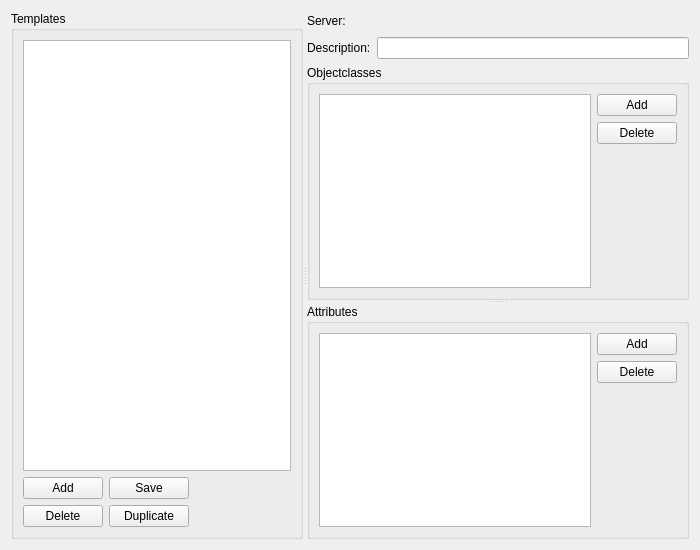
<?xml version="1.0" encoding="UTF-8"?>
<ui version="4.0">
 <class>TemplateWidget</class>
 <widget class="QWidget" name="TemplateWidget">
  <property name="geometry">
   <rect>
    <x>0</x>
    <y>0</y>
    <width>700</width>
    <height>550</height>
   </rect>
  </property>
  <property name="windowTitle">
   <string>Form</string>
  </property>
  <layout class="QGridLayout" name="gridLayout_3">
   <item row="0" column="0">
    <widget class="QSplitter" name="splitter_2">
     <property name="orientation">
      <enum>Qt::Horizontal</enum>
     </property>
     <property name="childrenCollapsible">
      <bool>false</bool>
     </property>
     <widget class="QWidget" name="layoutWidget">
      <layout class="QGridLayout" name="gridLayout">
       <item row="0" column="0">
        <widget class="QGroupBox" name="groupBoxTemplates">
         <property name="title">
          <string>Templates</string>
         </property>
         <layout class="QGridLayout" name="gridLayout_6">
          <item row="1" column="1">
           <widget class="QPushButton" name="pushButtonTemplatesSave">
            <property name="sizePolicy">
             <sizepolicy hsizetype="Fixed" vsizetype="Fixed">
              <horstretch>0</horstretch>
              <verstretch>0</verstretch>
             </sizepolicy>
            </property>
            <property name="text">
             <string>Save</string>
            </property>
           </widget>
          </item>
          <item row="1" column="0">
           <widget class="QPushButton" name="pushButtonTemplatesAdd">
            <property name="sizePolicy">
             <sizepolicy hsizetype="Fixed" vsizetype="Fixed">
              <horstretch>0</horstretch>
              <verstretch>0</verstretch>
             </sizepolicy>
            </property>
            <property name="text">
             <string>Add</string>
            </property>
           </widget>
          </item>
          <item row="0" column="0" colspan="3">
           <widget class="QListView" name="listViewTemplates">
            <property name="sizePolicy">
             <sizepolicy hsizetype="Expanding" vsizetype="Expanding">
              <horstretch>0</horstretch>
              <verstretch>0</verstretch>
             </sizepolicy>
            </property>
           </widget>
          </item>
          <item row="1" column="2" rowspan="2">
           <spacer name="horizontalSpacer">
            <property name="orientation">
             <enum>Qt::Horizontal</enum>
            </property>
            <property name="sizeHint" stdset="0">
             <size>
              <width>40</width>
              <height>20</height>
             </size>
            </property>
           </spacer>
          </item>
          <item row="2" column="0">
           <widget class="QPushButton" name="pushButtonTemplatesDelete">
            <property name="sizePolicy">
             <sizepolicy hsizetype="Fixed" vsizetype="Fixed">
              <horstretch>0</horstretch>
              <verstretch>0</verstretch>
             </sizepolicy>
            </property>
            <property name="text">
             <string>Delete</string>
            </property>
           </widget>
          </item>
          <item row="2" column="1">
           <widget class="QPushButton" name="pushButtonTemplatesDuplicate">
            <property name="sizePolicy">
             <sizepolicy hsizetype="Fixed" vsizetype="Fixed">
              <horstretch>0</horstretch>
              <verstretch>0</verstretch>
             </sizepolicy>
            </property>
            <property name="text">
             <string>Duplicate</string>
            </property>
           </widget>
          </item>
         </layout>
        </widget>
       </item>
      </layout>
     </widget>
     <widget class="QWidget" name="layoutWidget">
      <layout class="QGridLayout" name="gridLayout_2">
       <item row="0" column="0">
        <widget class="QLabel" name="labelServer">
         <property name="minimumSize">
          <size>
           <width>0</width>
           <height>20</height>
          </size>
         </property>
         <property name="text">
          <string>Server:</string>
         </property>
        </widget>
       </item>
       <item row="1" column="0">
        <widget class="QLabel" name="labelDescription">
         <property name="text">
          <string>Description:</string>
         </property>
        </widget>
       </item>
       <item row="1" column="1">
        <widget class="QLineEdit" name="lineEditDescription"/>
       </item>
       <item row="2" column="0" colspan="2">
        <widget class="QSplitter" name="splitter">
         <property name="orientation">
          <enum>Qt::Vertical</enum>
         </property>
         <property name="childrenCollapsible">
          <bool>false</bool>
         </property>
         <widget class="QGroupBox" name="groupBoxObjectclasses">
          <property name="title">
           <string>Objectclasses</string>
          </property>
          <layout class="QGridLayout" name="gridLayout_5">
           <item row="0" column="1">
            <widget class="QPushButton" name="pushButtonObjectclassesAdd">
             <property name="sizePolicy">
              <sizepolicy hsizetype="Fixed" vsizetype="Fixed">
               <horstretch>0</horstretch>
               <verstretch>0</verstretch>
              </sizepolicy>
             </property>
             <property name="text">
              <string>Add</string>
             </property>
            </widget>
           </item>
           <item row="0" column="0" rowspan="3">
            <widget class="QListView" name="listViewObjectclasses">
             <property name="selectionMode">
              <enum>QAbstractItemView::ExtendedSelection</enum>
             </property>
            </widget>
           </item>
           <item row="1" column="1">
            <widget class="QPushButton" name="pushButtonObjectclassesDelete">
             <property name="sizePolicy">
              <sizepolicy hsizetype="Fixed" vsizetype="Fixed">
               <horstretch>0</horstretch>
               <verstretch>0</verstretch>
              </sizepolicy>
             </property>
             <property name="text">
              <string>Delete</string>
             </property>
            </widget>
           </item>
          </layout>
         </widget>
         <widget class="QGroupBox" name="groupBoxAttributes">
          <property name="title">
           <string>Attributes</string>
          </property>
          <layout class="QGridLayout" name="gridLayout_4">
           <item row="0" column="0" rowspan="3" colspan="2">
            <widget class="QTableView" name="tableViewAttributes">
             <property name="selectionBehavior">
              <enum>QAbstractItemView::SelectRows</enum>
             </property>
             <property name="showGrid">
              <bool>false</bool>
             </property>
             <attribute name="verticalHeaderVisible">
              <bool>false</bool>
             </attribute>
            </widget>
           </item>
           <item row="0" column="2">
            <widget class="QPushButton" name="pushButtonAttributesAdd">
             <property name="sizePolicy">
              <sizepolicy hsizetype="Fixed" vsizetype="Fixed">
               <horstretch>0</horstretch>
               <verstretch>0</verstretch>
              </sizepolicy>
             </property>
             <property name="text">
              <string>Add</string>
             </property>
            </widget>
           </item>
           <item row="1" column="2">
            <widget class="QPushButton" name="pushButtonAttributesDelete">
             <property name="sizePolicy">
              <sizepolicy hsizetype="Fixed" vsizetype="Fixed">
               <horstretch>0</horstretch>
               <verstretch>0</verstretch>
              </sizepolicy>
             </property>
             <property name="text">
              <string>Delete</string>
             </property>
            </widget>
           </item>
          </layout>
         </widget>
        </widget>
       </item>
       <item row="0" column="1">
        <widget class="QLabel" name="labelServerName">
         <property name="sizePolicy">
          <sizepolicy hsizetype="Preferred" vsizetype="Preferred">
           <horstretch>0</horstretch>
           <verstretch>0</verstretch>
          </sizepolicy>
         </property>
         <property name="minimumSize">
          <size>
           <width>0</width>
           <height>20</height>
          </size>
         </property>
         <property name="text">
          <string/>
         </property>
        </widget>
       </item>
      </layout>
     </widget>
    </widget>
   </item>
  </layout>
 </widget>
 <tabstops>
  <tabstop>listViewTemplates</tabstop>
  <tabstop>pushButtonTemplatesAdd</tabstop>
  <tabstop>pushButtonTemplatesSave</tabstop>
  <tabstop>pushButtonTemplatesDelete</tabstop>
  <tabstop>pushButtonTemplatesDuplicate</tabstop>
  <tabstop>lineEditDescription</tabstop>
  <tabstop>listViewObjectclasses</tabstop>
  <tabstop>pushButtonObjectclassesAdd</tabstop>
  <tabstop>pushButtonObjectclassesDelete</tabstop>
  <tabstop>tableViewAttributes</tabstop>
  <tabstop>pushButtonAttributesAdd</tabstop>
  <tabstop>pushButtonAttributesDelete</tabstop>
 </tabstops>
 <resources/>
 <connections>
  <connection>
   <sender>pushButtonAttributesAdd</sender>
   <signal>clicked()</signal>
   <receiver>TemplateWidget</receiver>
   <slot>addAttribute()</slot>
   <hints>
    <hint type="sourcelabel">
     <x>679</x>
     <y>349</y>
    </hint>
    <hint type="destinationlabel">
     <x>393</x>
     <y>259</y>
    </hint>
   </hints>
  </connection>
  <connection>
   <sender>pushButtonObjectclassesAdd</sender>
   <signal>clicked()</signal>
   <receiver>TemplateWidget</receiver>
   <slot>addObjectclass()</slot>
   <hints>
    <hint type="sourcelabel">
     <x>679</x>
     <y>107</y>
    </hint>
    <hint type="destinationlabel">
     <x>393</x>
     <y>259</y>
    </hint>
   </hints>
  </connection>
  <connection>
   <sender>pushButtonTemplatesAdd</sender>
   <signal>clicked()</signal>
   <receiver>TemplateWidget</receiver>
   <slot>addTemplate()</slot>
   <hints>
    <hint type="sourcelabel">
     <x>57</x>
     <y>489</y>
    </hint>
    <hint type="destinationlabel">
     <x>393</x>
     <y>259</y>
    </hint>
   </hints>
  </connection>
  <connection>
   <sender>pushButtonAttributesDelete</sender>
   <signal>clicked()</signal>
   <receiver>TemplateWidget</receiver>
   <slot>deleteAttributes()</slot>
   <hints>
    <hint type="sourcelabel">
     <x>679</x>
     <y>378</y>
    </hint>
    <hint type="destinationlabel">
     <x>393</x>
     <y>259</y>
    </hint>
   </hints>
  </connection>
  <connection>
   <sender>pushButtonObjectclassesDelete</sender>
   <signal>clicked()</signal>
   <receiver>TemplateWidget</receiver>
   <slot>deleteObjectclass()</slot>
   <hints>
    <hint type="sourcelabel">
     <x>679</x>
     <y>136</y>
    </hint>
    <hint type="destinationlabel">
     <x>393</x>
     <y>259</y>
    </hint>
   </hints>
  </connection>
  <connection>
   <sender>pushButtonTemplatesDelete</sender>
   <signal>clicked()</signal>
   <receiver>TemplateWidget</receiver>
   <slot>deleteTemplate()</slot>
   <hints>
    <hint type="sourcelabel">
     <x>57</x>
     <y>518</y>
    </hint>
    <hint type="destinationlabel">
     <x>393</x>
     <y>259</y>
    </hint>
   </hints>
  </connection>
  <connection>
   <sender>pushButtonTemplatesDuplicate</sender>
   <signal>clicked()</signal>
   <receiver>TemplateWidget</receiver>
   <slot>duplicateTemplate()</slot>
   <hints>
    <hint type="sourcelabel">
     <x>138</x>
     <y>518</y>
    </hint>
    <hint type="destinationlabel">
     <x>393</x>
     <y>259</y>
    </hint>
   </hints>
  </connection>
  <connection>
   <sender>pushButtonTemplatesSave</sender>
   <signal>clicked()</signal>
   <receiver>TemplateWidget</receiver>
   <slot>saveTemplate()</slot>
   <hints>
    <hint type="sourcelabel">
     <x>138</x>
     <y>489</y>
    </hint>
    <hint type="destinationlabel">
     <x>393</x>
     <y>259</y>
    </hint>
   </hints>
  </connection>
 </connections>
 <slots>
  <slot>addTemplate()</slot>
  <slot>addObjectclass()</slot>
  <slot>addAttribute()</slot>
  <slot>deleteTemplate()</slot>
  <slot>deleteObjectclass()</slot>
  <slot>duplicateTemplate()</slot>
  <slot>saveTemplate()</slot>
  <slot>deleteAttributes()</slot>
 </slots>
</ui>
